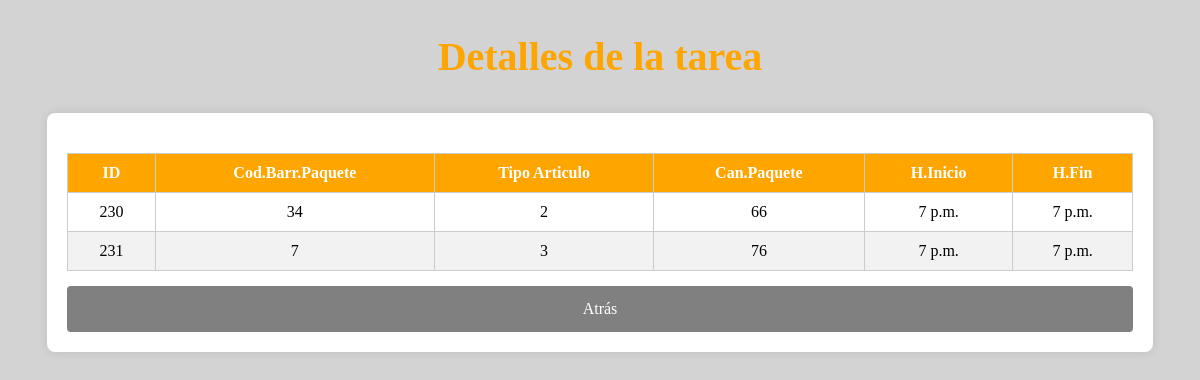
The page /tarea/320/ on the database its author committed.
### pda/models.py (models this page shows, shortened)
class Paquete (models.Model):
    tarea = models.ForeignKey(Patio, on_delete=models.CASCADE, related_name="paquetes")
    codBarrasPaquete=models.IntegerField(verbose_name='Cod.Barras', null=True, blank=True)
    idTipArticulo=models.IntegerField(verbose_name='Tip.Articulo', null=True, blank=True)
    cantidad_paquete=models.IntegerField(verbose_name='Cantidad paquete', null=True, blank=True)
    horaInicio=models.TimeField(verbose_name='Hora Inicio', null=True, blank=True)
    horaFin= models.TimeField(verbose_name='Hora Fin', null=True, blank=True)

### pda/views.py (the view)
# urls.py: path('tarea/<int:tarea_id>/',detalles_tarea, name='detalle_tarea'),
def detalles_tarea(request,tarea_id):
    tarea=get_object_or_404(Patio,id=tarea_id)
    paquetes=Paquete.objects.filter(tarea=tarea)
    volver_url = request.META.get('HTTP_REFERER', '/lista_tareas/')
    return render(request,'detalle_tarea.html',{
        'tarea':tarea,
        'paquetes':paquetes,
        'volver_url':volver_url
        })

### templates/detalle_tarea.html (shortened to what this page needs)
<!DOCTYPE html>
<html lang="en">
<head>
</head>
<body>
    <h2>Detalles de la tarea</h2>
    <div class="container">
        <div class="form-container">
            <table>
                <thead>
                    <tr>
                        <th>ID</th>
                        <th>Cod.Barr.Paquete</th>
                        <th>Tipo Articulo</th>
                        <th>Can.Paquete</th>
                        <th>H.Inicio</th>
                        <th>H.Fin</th>
                    </tr>
                </thead>
                <tbody>
                    {% for p in paquetes %}
                    <tr>
                        <td>{{p.id}}</td>
                        <td>{{ p.codBarrasPaquete}}</td>
                        <td>{{ p.idTipArticulo }}</td>
                        <td>{{ p.cantidad_paquete }}</td>
                        <td>{{ p.horaInicio }}</td>
                        <td>{{ p.horaFin }}</td>
                    </tr>
                    {% endfor %}
                </tbody>
            </table>
            <a  href="{{ volver_url }}"> Atrás</a>
        </div>
    </div>
</body>
</html>

### templates/detalle_tarea.html (style rules this page uses)
body { background-color: lightgrey; }
h2 { text-align: center; color: orange; font-size: 40px; }
.container { display: flex; justify-content: center; margin-top: 20px; }
.form-container { background-color: white; padding: 20px; border-radius: 8px; box-shadow: 0 0 10px rgba(0, 0, 0, 0.1); width: 90%; overflow-x: auto; }
table { width: 100%; border-collapse: collapse; margin-top: 20px; }
th, td { border: 1px solid #ccc; padding: 10px; text-align: center; }
th { background-color: orange; color: white; }
tr:nth-child(even) { background-color: #f2f2f2; }
a { text-decoration: none; color: white; display: block; background-color: grey; padding: 14px 20px; text-align: center; margin-top: 15px; width: 100%; box-sizing: border-box; border-radius: 4px; }

### rows shown on the page
Paquete: id "230", codBarrasPaquete "34", idTipArticulo "2", cantidad_paquete "66", horaInicio "7 p.m.", horaFin "7 p.m."
Paquete: id "231", codBarrasPaquete "7", idTipArticulo "3", cantidad_paquete "76", horaInicio "7 p.m.", horaFin "7 p.m."
